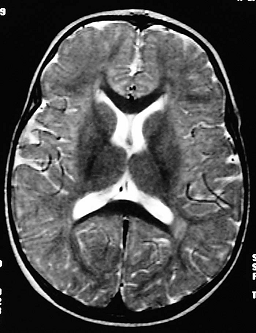
%> input picture Brain1.png, 256 x 333 px
$ octave fuzzy.m   (GNU Octave 9; MATLAB toolbox functions it lacks are replaced by stand-ins)
%> lines starting %> are read from the running program, lines starting %| are printed output that depends on the picture
Irgb = imread('brain1.png');
%> Irgb is the input picture: size 333x256x3 uint8; min 0, max 255, mean 79.4
Irgb = imnoise(Irgb,'speckle',0.01);
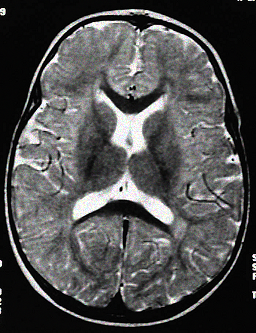
%> Irgb: size 333x256x3 uint8; mean R, G, B 79, 79, 79
Irgb=rgb2ycbcr(Irgb);
%> Irgb: size 333x256x3 uint8; mean of channels 1, 2, 3 83.9, 128, 128

Igray = 0.2989*Irgb(:,:,1)+0.5870*Irgb(:,:,2)+0.1140*Irgb(:,:,3);
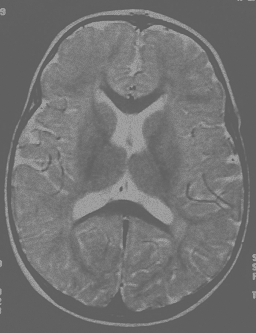
%> Igray: size 333x256 uint8; min 95, max 164, mean 114.9

figure
image(Igray,'CDataMapping','scaled');
colormap('gray')
title('Input Image in Grayscale')
I = double(Igray);
classType = class(Igray);
%> classType = 'uint8'
scalingFactor = double(intmax(classType));
%> scalingFactor = 255
I = I/scalingFactor;
Gx = [-1 1];
Gy = Gx';
Ix = conv2(I,Gx,'same');
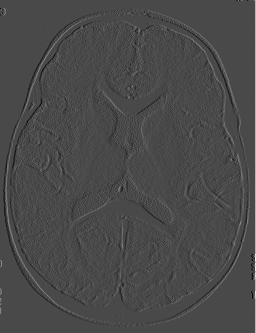
%> Ix: size 333x256 double; min -0.255, max 0.627, mean 0.00156; drawn with min black and max white
Iy = conv2(I,Gy,'same');
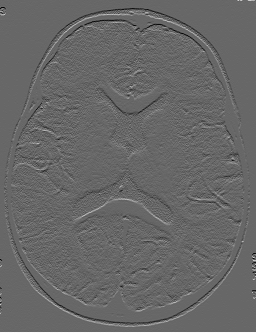
%> Iy: size 333x256 double; min -0.263, max 0.384, mean 0.00116; drawn with min black and max white

figure
image(Ix,'CDataMapping','scaled')
colormap('gray')
title('Ix')

figure
image(Iy,'CDataMapping','scaled')
colormap('gray')
title('Iy')
edgeFIS = newfis('edgeDetection');
edgeFIS = addvar(edgeFIS,'input','Ix',[-1 1]);
edgeFIS = addvar(edgeFIS,'input','Iy',[-1 1]);
sx = 0.1;
sy = 0.1;
edgeFIS = addmf(edgeFIS,'input',1,'zero','gaussmf',[sx 0]);
edgeFIS = addmf(edgeFIS,'input',2,'zero','gaussmf',[sy 0]);
edgeFIS = addvar(edgeFIS,'output','Iout',[0 1]);
wa = 0.1;
wb = 1;
wc = 1;
ba = 0;
bb = 0;
bc = 0.7;
%> (the run ends here)
